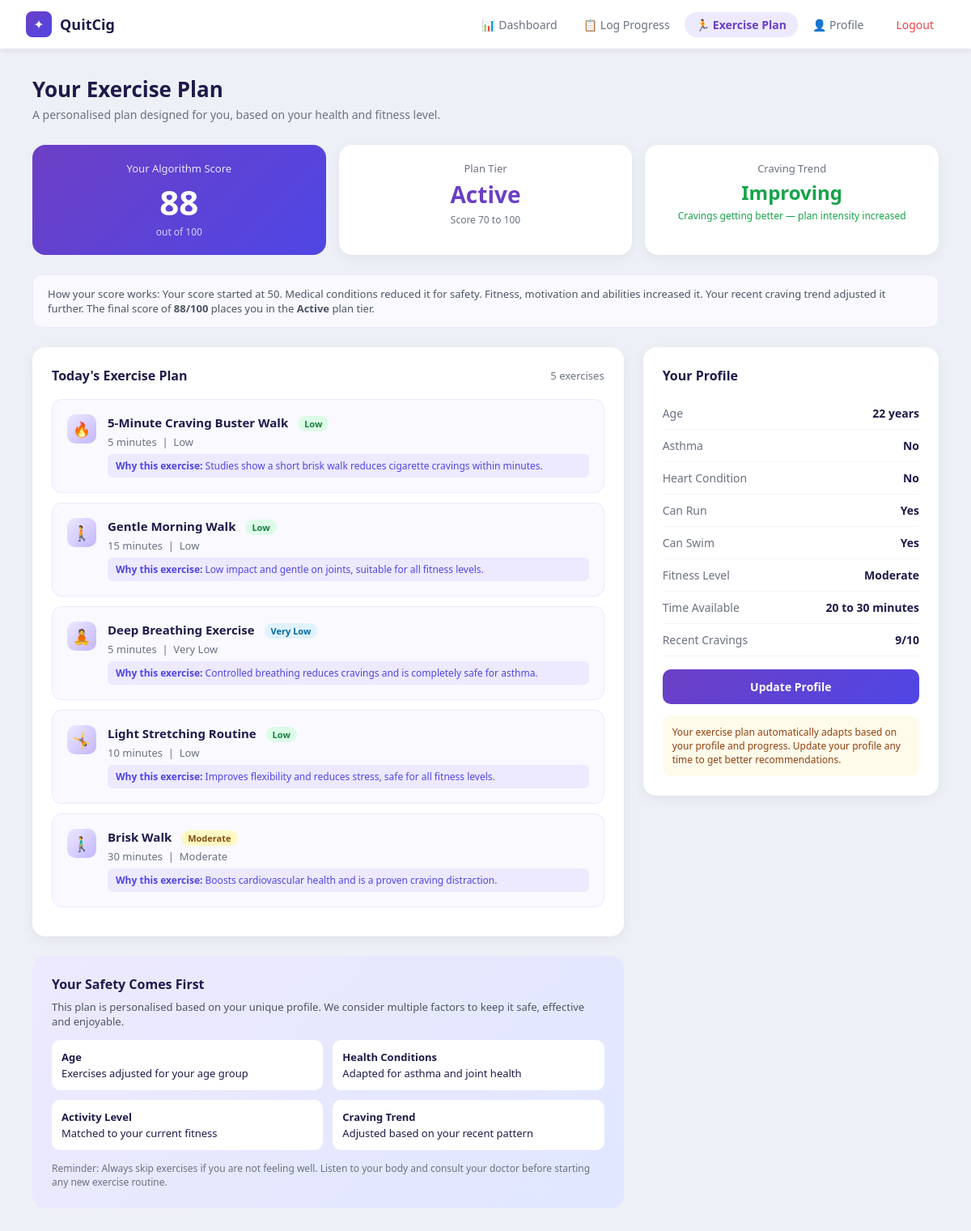
Page /plan/ (signed in) on the committed database.
### core/models.py (models this page shows, shortened)
class Profile(models.Model):
    user = models.OneToOneField(User, on_delete=models.CASCADE)
    cigarettes_per_day = models.IntegerField(null=True, blank=True)
    SMOKING_DURATION_CHOICES = [
        ("less_1",  "Less than 1 year"),
        ("1_to_5",  "1 to 5 years"),
        ("5_to_10", "5 to 10 years"),
        ("10_plus", "10 or more years"),
    ]
    smoking_duration = models.CharField(
        max_length=20,
        choices=SMOKING_DURATION_CHOICES,
        null=True, blank=True
    )
    CRAVING_TRIGGER_CHOICES = [
        ("morning", "Morning"),
        ("meals",   "After meals"),
        ("stress",  "During stress"),
        ("social",  "Social situations"),
    ]
    craving_trigger = models.CharField(
        max_length=20,
        choices=CRAVING_TRIGGER_CHOICES,
        null=True, blank=True
    )
    QUIT_ATTEMPTS_CHOICES = [
        ("never",    "Never tried"),
        ("once",     "Tried once"),
        ("multiple", "Tried multiple times"),
        ("reducing", "Currently reducing"),
    ]
    quit_attempts = models.CharField(
        max_length=20,
        choices=QUIT_ATTEMPTS_CHOICES,
        null=True, blank=True
    )
    has_asthma          = models.BooleanField(default=False)  # asthma reduces score by 15
    has_heart_condition = models.BooleanField(default=False)  # heart condition reduces score by 15
    has_joint_problems  = models.BooleanField(default=False)  # joint problems reduces score by 8
    has_diabetes        = models.BooleanField(default=False)  # diabetes reduces score by 5
    BREATHLESS_CHOICES = [
        ("always",    "Yes always"),
        ("sometimes", "Sometimes"),
        ("rarely",    "Rarely"),
        ("never",     "Never"),
    ]
    breathlessness = models.CharField(
        max_length=20,
        choices=BREATHLESS_CHOICES,
        null=True, blank=True
    )
    has_injuries = models.BooleanField(default=False)
    GENERAL_HEALTH_CHOICES = [
        ("poor",      "Poor"),
        ("fair",      "Fair"),
        ("good",      "Good"),
        ("excellent", "Excellent"),
    ]
    general_health = models.CharField(
        max_length=20,
        choices=GENERAL_HEALTH_CHOICES,
        null=True, blank=True
    )
    can_walk  = models.BooleanField(default=True)   # walking is on by default
    can_run   = models.BooleanField(default=False)  # running is off by default
    can_swim  = models.BooleanField(default=False)  # swimming is off by default
    can_cycle = models.BooleanField(default=False)  # cycling is off by default
    FITNESS_CHOICES = [
        ("very_low",  "Very Low"),
        ("low",       "Low"),
        ("moderate",  "Moderate"),
        ("high",      "High"),
    ]
    fitness_level = models.CharField(
        max_length=20,
        choices=FITNESS_CHOICES,
        null=True, blank=True
    )
    TIME_CHOICES = [
        ("less_10",  "Less than 10 minutes"),
        ("10_to_20", "10 to 20 minutes"),
        ("20_to_30", "20 to 30 minutes"),
        ("30_plus",  "30 or more minutes"),
    ]
    time_available = models.CharField(
        max_length=20,
        choices=TIME_CHOICES,
        null=True, blank=True
    )
    quit_reason = models.TextField(null=True, blank=True)
    MOTIVATION_CHOICES = [
        ("low",       "Not very motivated"),
        ("medium",    "Somewhat motivated"),
        ("high",      "Motivated"),
        ("very_high", "Very motivated"),
    ]
    motivation_level = models.CharField(
        max_length=20,
        choices=MOTIVATION_CHOICES,
        null=True, blank=True
    )
    LIFESTYLE_CHOICES = [
        ("sitting", "Mostly sitting (desk job or student)"),
        ("mixed",   "Mix of sitting and moving"),
        ("feet",    "Mostly on my feet"),
        ("active",  "Physically active job"),
    ]
    lifestyle = models.CharField(
        max_length=20,
        choices=LIFESTYLE_CHOICES,
        null=True, blank=True
    )
    FEELING_CHOICES = [
        ("nervous",   "Nervous or Unsure"),
        ("worried",   "Ready but worried"),
        ("confident", "Confident"),
        ("excited",   "Very excited"),
    ]
    starting_feeling = models.CharField(
        max_length=20,
        choices=FEELING_CHOICES,
        null=True, blank=True
    )
    questionnaire_done = models.BooleanField(default=False)
    age = models.IntegerField(null=True, blank=True)

### core/views.py (the view, shortened to what this page needs)
# urls.py: path("plan/", plan_view, name="plan"),
@login_required
def plan_view(request):
    profile, created = Profile.objects.get_or_create(user=request.user)
    if not profile.questionnaire_done:
        return redirect("questionnaire")
    last_log = ProgressLog.objects.filter(
        user=request.user
    ).order_by("-date", "-id").first()
    all_logs = ProgressLog.objects.filter(
        user=request.user
    ).order_by("date")
    cigs    = last_log.cigarettes_smoked if last_log else profile.cigarettes_per_day
    craving = last_log.craving_level     if last_log else 0
    score, trend = calculate_score(profile, all_logs)
    if score >= 70:
        tier = "Active"
    elif score >= 40:
        tier = "Moderate"
    else:
        tier = "Gentle"
    exercises = generate_exercise_plan(int(cigs), int(craving), profile, score)
    return render(request, "plan.html", {
        "exercises":    exercises,
        "profile":      profile,
        "last_craving": craving,
        "score":        score,
        "tier":         tier,
        "trend":        trend,
    })

### core/templates/plan.html (shortened to what this page needs)
{% extends "base.html" %}
{% block content %}
<div class="page-header">
  <h1>Your Exercise Plan</h1>
  <p>A personalised plan designed for you, based on your health and fitness level.</p>
</div>
{% if score is not None %}
<div style="display:grid; grid-template-columns:1fr 1fr 1fr;
            gap:16px; margin-bottom:24px;">
  <div style="background:linear-gradient(135deg, #6c3fc5, #4f46e5);
              border-radius:16px; padding:20px; color:white; text-align:center;">
    <div style="font-size:13px; opacity:0.85; margin-bottom:4px;">
      Your Algorithm Score
    </div>
    <div style="font-size:42px; font-weight:700;">
      {{ score }}
    </div>
    <div style="font-size:12px; opacity:0.75;">
      out of 100
    </div>
  </div>
  <div style="background:white; border-radius:16px; padding:20px;
              text-align:center; box-shadow:0 4px 16px rgba(0,0,0,0.06);">
    <div style="font-size:13px; color:#6b7280; margin-bottom:4px;">
      Plan Tier
    </div>
    <div style="font-size:28px; font-weight:700; color:#6c3fc5;">
      {% if tier == "Active" %}
        Active
      {% elif tier == "Moderate" %}
        Moderate
      {% else %}
        Gentle
      {% endif %}
    </div>
    <div style="font-size:12px; color:#6b7280; margin-top:4px;">
      {% if tier == "Active" %}
        Score 70 to 100
      {% elif tier == "Moderate" %}
        Score 40 to 69
      {% else %}
        Score 0 to 39
      {% endif %}
    </div>
  </div>
  <div style="background:white; border-radius:16px; padding:20px;
              text-align:center; box-shadow:0 4px 16px rgba(0,0,0,0.06);">
    <div style="font-size:13px; color:#6b7280; margin-bottom:4px;">
      Craving Trend
    </div>
    {% if trend == "improving" %}
      <div style="font-size:24px; font-weight:700; color:#16a34a;">
        Improving
      </div>
      <div style="font-size:12px; color:#16a34a; margin-top:4px;">
        Cravings getting better — plan intensity increased
      </div>
    {% endif %}
  </div>
</div>
<div style="background:#f9f9ff; border:1px solid #ede9fe; border-radius:12px;
            padding:14px 18px; margin-bottom:24px; font-size:13px; color:#4b5563;">
  How your score works: Your score started at 50. Medical conditions
  reduced it for safety. Fitness, motivation and abilities increased it.
  Your recent craving trend adjusted it further. The final score of
  <strong>{{ score }}/100</strong> places you in the
  <strong>{{ tier }}</strong> plan tier.
</div>
{% endif %}
<div class="plan-layout">
  <div>
    <div class="card" style="margin-bottom:20px;">
      <div style="display:flex; justify-content:space-between;
                  align-items:center; margin-bottom:18px;">
        <h3 style="font-size:16px; font-weight:700;">
          Today's Exercise Plan
        </h3>
        <span style="font-size:13px; color:#6b7280;">
          {{ exercises|length }} exercises
        </span>
      </div>
      {% if exercises %}
        {% for ex in exercises %}
          <div class="plan-exercise-card">
            <div class="plan-exercise-icon">{{ ex.icon }}</div>
            <div class="plan-exercise-body" style="flex:1;">
              <h4>
                {{ ex.name }}
                <span class="intensity-badge badge-{{ ex.intensity_class }}">
                  {{ ex.intensity }}
                </span>
              </h4>
              <p>{{ ex.duration }} &nbsp;|&nbsp; {{ ex.intensity }}</p>
              <div class="plan-why">
                <strong>Why this exercise:</strong> {{ ex.reason }}
              </div>
            </div>
          </div>
        {% endfor %}
      {% endif %}
    </div>
    {% if exercises %}
    <div class="safety-card">
      <h3>Your Safety Comes First</h3>
      <p style="font-size:13px; color:#4b5563; margin-top:8px;">
        This plan is personalised based on your unique profile.
        We consider multiple factors to keep it safe, effective and enjoyable.
      </p>
      <div class="safety-grid">
        <div class="safety-item">
          <strong>Age</strong>
          Exercises adjusted for your age group
        </div>
        <div class="safety-item">
          <strong>Health Conditions</strong>
          Adapted for asthma and joint health
        </div>
        <div class="safety-item">
          <strong>Activity Level</strong>
          Matched to your current fitness
        </div>
        <div class="safety-item">
          <strong>Craving Trend</strong>
          Adjusted based on your recent pattern
        </div>
      </div>
      <p style="font-size:12px; color:#6b7280; margin-top:14px;">
        Reminder: Always skip exercises if you are not feeling well.
        Listen to your body and consult your doctor before starting
        any new exercise routine.
      </p>
    </div>
    {% endif %}
  </div>
  <div>
    <div class="card profile-sidebar">
      <h3 style="font-size:16px; font-weight:700; margin-bottom:16px;">
        Your Profile
      </h3>
      <div class="profile-row">
        <span class="profile-row-label">Age</span>
        <span class="profile-row-value">
          {{ profile.age|default:"—" }} years
        </span>
      </div>
      <div class="profile-row">
        <span class="profile-row-label">Asthma</span>
        <span class="profile-row-value">
          {{ profile.has_asthma|yesno:"Yes,No" }}
        </span>
      </div>
      <div class="profile-row">
        <span class="profile-row-label">Heart Condition</span>
        <span class="profile-row-value">
          {{ profile.has_heart_condition|yesno:"Yes,No" }}
        </span>
      </div>
      <div class="profile-row">
        <span class="profile-row-label">Can Run</span>
        <span class="profile-row-value">
          {{ profile.can_run|yesno:"Yes,No" }}
        </span>
      </div>
      <div class="profile-row">
        <span class="profile-row-label">Can Swim</span>
        <span class="profile-row-value">
          {{ profile.can_swim|yesno:"Yes,No" }}
        </span>
      </div>
      <div class="profile-row">
        <span class="profile-row-label">Fitness Level</span>
        <span class="profile-row-value">
          {{ profile.fitness_level|capfirst|default:"—" }}
        </span>
      </div>
      <div class="profile-row">
        <span class="profile-row-label">Time Available</span>
        <span class="profile-row-value">
          {{ profile.get_time_available_display|default:"—" }}
        </span>
      </div>
      <div class="profile-row">
        <span class="profile-row-label">Recent Cravings</span>
        <span class="profile-row-value">
          {{ last_craving|default:"—" }}/10
        </span>
      </div>
      <a href="{% url 'profile' %}" class="btn-primary"
         style="margin-top:16px; display:block;">
        Update Profile
      </a>
      <div style="background:#fffbeb; border-radius:10px; padding:12px;
                  margin-top:14px; font-size:12px; color:#92400e;">
        Your exercise plan automatically adapts based on your profile
        and progress. Update your profile any time to get better
        recommendations.
      </div>
    </div>
  </div>
</div>
{% endblock %}

### core/static/css/styles.css (style rules this page uses)
*, *::before, *::after { box-sizing: border-box; margin: 0; padding: 0; }
body { font-family: 'Segoe UI', Arial, sans-serif; background: #eef0f7; color: #1e1b4b; min-height: 100vh; }
.card { background: #ffffff; border-radius: 16px; padding: 24px; box-shadow: 0 4px 16px rgba(0,0,0,0.06); }
.intensity-badge { display: inline-block; padding: 2px 8px; border-radius: 20px; font-size: 11px; font-weight: 600; margin-left: 8px; }
.badge-low { background: #dcfce7; color: #15803d; }
.badge-moderate { background: #fef9c3; color: #854d0e; }
.badge-verylow { background: #e0f2fe; color: #0369a1; }
.btn-primary { display: inline-block; padding: 12px 24px; background: linear-gradient(135deg, #6c3fc5, #4f46e5); color: white; border: none; border-radius: 10px; font-size: 14px; font-weight: 600; cursor: pointer; text-decoration: none; transition: opacity 0.2s, transform 0.1s; width: 100%; text-align: center; }
.page-header { margin-bottom: 28px; }
.page-header h1 { font-size: 26px; font-weight: 700; }
.page-header p { color: #6b7280; margin-top: 4px; font-size: 14px; }
.plan-layout { display: grid; grid-template-columns: 2fr 1fr; gap: 24px; align-items: start; }
.plan-exercise-card { background: #f9f9ff; border: 1px solid #ede9fe; border-radius: 12px; padding: 18px; margin-bottom: 12px; display: flex; align-items: flex-start; gap: 14px; }
.plan-exercise-icon { width: 36px; height: 36px; border-radius: 10px; background: linear-gradient(135deg, #ede9fe, #c4b5fd); display: flex; align-items: center; justify-content: center; font-size: 18px; flex-shrink: 0; }
.plan-exercise-body h4 { font-size: 15px; font-weight: 600; margin-bottom: 4px; }
.plan-exercise-body p { font-size: 13px; color: #6b7280; margin-bottom: 6px; }
.plan-why { font-size: 12px; color: #4f46e5; background: #ede9fe; padding: 6px 10px; border-radius: 6px; margin-top: 6px; }
.profile-sidebar .profile-row { display: flex; justify-content: space-between; align-items: center; padding: 10px 0; border-bottom: 1px solid #f3f4f6; font-size: 14px; }
.profile-row-label { color: #6b7280; display: flex; align-items: center; gap: 6px; }
.profile-row-value { font-weight: 600; color: #1e1b4b; }
.safety-card { background: linear-gradient(135deg, #ede9fe, #e0e7ff); border-radius: 16px; padding: 24px; margin-top: 24px; }
.safety-card h3 { font-size: 16px; font-weight: 700; margin-bottom: 8px; display: flex; align-items: center; gap: 8px; }
.safety-grid { display: grid; grid-template-columns: 1fr 1fr; gap: 12px; margin-top: 14px; }
.safety-item { background: white; border-radius: 10px; padding: 12px; font-size: 13px; }
.safety-item strong { display: block; margin-bottom: 2px; font-size: 13px; }

### rows in the picture
Profile: icon "🚶‍♂️", name "Brisk Walk", intensity "Moderate", duration "30 minutes", reason "Boosts cardiovascular health and is a proven craving distraction.", age "22", has_asthma "No", has_heart_condition "No", can_run "Yes", can_swim "Yes", fitness_level "Moderate", time_available "20 to 30 minutes"

### other values in the picture
{{ score }} "88"
{{ tier }} "Active"
{{ exercises|length }} "5"
{{ ex.icon }} "🔥" "🚶" "🧘" "🤸"
{{ ex.name }} "5-Minute Craving Buster Walk" "Gentle Morning Walk" "Deep Breathing Exercise" "Light Stretching Routine"
{{ ex.intensity }} "Low" "Low" "Very Low" "Low"
{{ ex.duration }} "5 minutes" "15 minutes" "5 minutes" "10 minutes"
{{ ex.reason }} "Studies show a short brisk walk reduces cigarette cravings within minutes." "Low impact and gentle on joints, suitable for all fitness levels." "Controlled breathing reduces cravings and is completely safe for asthma." "Improves flexibility and reduces stress, safe for all fitness levels."
{{ last_craving|default:"—" }} "9"
